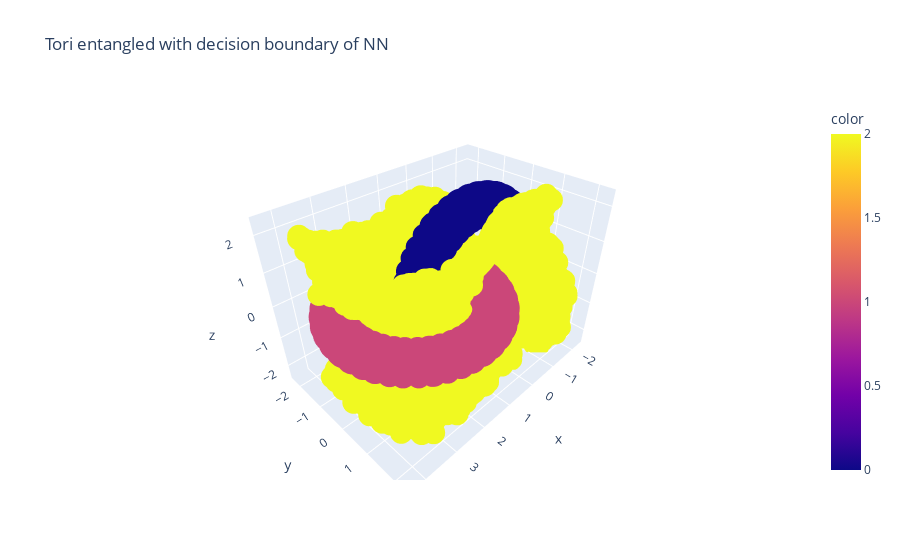
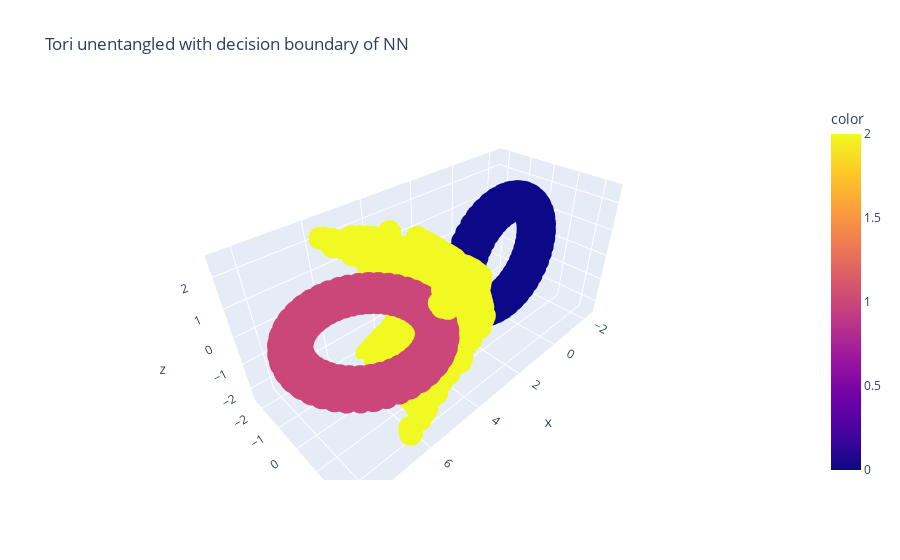

The notebook cell saved with these charts, in order:
### Markdown cell above
In the last step we plot the data set and the computed decision boundary

### Code cell
# visualisation
save_to_file = True


# Pandas data frame for the decision boundary
df_bd = {}

for config in ['ent', 'unent']:
    df_bd[config] = pd.DataFrame(sample_points_boundary[config], columns = ["x", "y", "z"])

# Pandas data frame for the tori data sets and the decision boundary
df_dt_db = {}

for config in ['ent', 'unent']:
    df_dt_db[config] = pd.concat([df_tori[config], df_bd[config]])

# Plot tori data sets and the decision boundary
# If save_to_file is set to True we will save the plots in an html
for config in ['ent', 'unent']:
    fig = px.scatter_3d(df_dt_db[config], x="x", y="y", z="z", color=np.concatenate(\
        (0*np.ones(torus_point_cloud[config][0].shape[0]),\
        1*np.ones(torus_point_cloud[config][1].shape[0]),\
        2*np.ones(df_bd[config].shape[0]))),\
        title="Tori "+config+"angled with decision boundary of NN")
    if save_to_file:
        fig.write_html("outputs/decision_boundary"+ config +"angled_tori.html")
    fig.show()

### Figure 1 — Plotly figure (JSON) as saved in the notebook; plotly's stock layout.template omitted (floating-point values rounded to 4 significant figures; data arrays with more than 128 entries replaced by an {"elided": "..."} marker saying what was removed)
{"data": [{"hovertemplate": "x=%{x}<br>y=%{y}<br>z=%{z}<br>color=%{marker.color}<extra></extra>", "legendgroup": "", "marker": {"color": {"elided": "9499 int values"}, "coloraxis": "coloraxis", "symbol": "circle"}, "mode": "markers", "name": "", "scene": "scene", "showlegend": false, "type": "scatter3d", "x": {"elided": "9499 float values"}, "y": {"elided": "9499 float values"}, "z": {"elided": "9499 float values"}}], "layout": {"coloraxis": {"colorbar": {"title": {"text": "color"}}, "colorscale": [[0, "#0d0887"], [0.1111, "#46039f"], [0.2222, "#7201a8"], [0.3333, "#9c179e"], [0.4444, "#bd3786"], [0.5556, "#d8576b"], [0.6667, "#ed7953"], [0.7778, "#fb9f3a"], [0.8889, "#fdca26"], [1, "#f0f921"]]}, "legend": {"tracegroupgap": 0}, "scene": {"domain": {"x": [0, 1], "y": [0, 1]}, "xaxis": {"title": {"text": "x"}}, "yaxis": {"title": {"text": "y"}}, "zaxis": {"title": {"text": "z"}}}, "title": {"text": "Tori entangled with decision boundary of NN"}}}

### Figure 2 — Plotly figure (JSON) as saved in the notebook; plotly's stock layout.template omitted (floating-point values rounded to 4 significant figures; data arrays with more than 128 entries replaced by an {"elided": "..."} marker saying what was removed)
{"data": [{"hovertemplate": "x=%{x}<br>y=%{y}<br>z=%{z}<br>color=%{marker.color}<extra></extra>", "legendgroup": "", "marker": {"color": {"elided": "6594 int values"}, "coloraxis": "coloraxis", "symbol": "circle"}, "mode": "markers", "name": "", "scene": "scene", "showlegend": false, "type": "scatter3d", "x": {"elided": "6594 float values"}, "y": {"elided": "6594 float values"}, "z": {"elided": "6594 float values"}}], "layout": {"coloraxis": {"colorbar": {"title": {"text": "color"}}, "colorscale": [[0, "#0d0887"], [0.1111, "#46039f"], [0.2222, "#7201a8"], [0.3333, "#9c179e"], [0.4444, "#bd3786"], [0.5556, "#d8576b"], [0.6667, "#ed7953"], [0.7778, "#fb9f3a"], [0.8889, "#fdca26"], [1, "#f0f921"]]}, "legend": {"tracegroupgap": 0}, "scene": {"domain": {"x": [0, 1], "y": [0, 1]}, "xaxis": {"title": {"text": "x"}}, "yaxis": {"title": {"text": "y"}}, "zaxis": {"title": {"text": "z"}}}, "title": {"text": "Tori unentangled with decision boundary of NN"}}}
